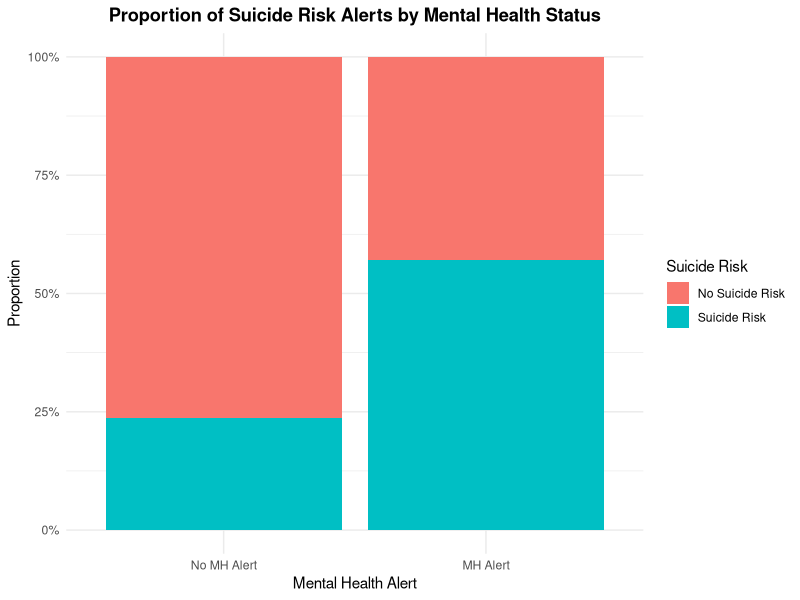

Write R code to recreate this figure. (Note: this script raises an error after producing the figure.)
library(tidyverse)
library(lubridate)
library(dplyr)
library(ggplot2)



seg = read.csv("solgen-individuals-in-seg-2018.csv")

seg = seg %>% rename(Seg_length = Segregation.placement.length..in.days.) %>% 
  rename(Reason = Primary.reason.for.segregation)
# Graph 1
mental_suicide = seg %>% group_by(Mental.health.alert, Suicide.risk.alert) %>%
  summarise(count = n(), .groups = "drop") %>%
  group_by(Mental.health.alert) %>% mutate(percentage = count/sum(count) * 100)

ggplot(mental_suicide, aes(x = factor(Mental.health.alert, labels = c("No MH Alert", "MH Alert")), 
                           y = percentage, 
                           fill = factor(Suicide.risk.alert, labels = c("No Suicide Risk", "Suicide Risk")))) +
  geom_bar(stat = "identity", position = "fill") +
  labs(title = "Proportion of Suicide Risk Alerts by Mental Health Status",
       x = "Mental Health Alert", 
       y = "Proportion",
       fill = "Suicide Risk") +
  scale_y_continuous(labels = scales::percent) +
  theme_minimal() +
  theme(plot.title = element_text(hjust = 0.5, face = "bold"))




# Graph 2
getting_outliers = function(seg_length){
  Q1 = quantile(seg_length, 0.25, na.rm = TRUE)
  Q3 = quantile(seg_length, 0.75, na.rm = TRUE)
  IQR = Q3 - Q1
  lower_bound = Q1 - 1.5 * IQR
  upper_bound = Q3 + 1.5 * IQR
  outliers = seg_length[seg_length > upper_bound | seg_length < lower_bound]
  return(list(outliers = outliers, upper_bound = upper_bound))
  
}

seg_no_risk = seg$Seg_length[seg$Suicide.risk.alert == "No"]
seg_yes_risk = seg$Seg_length[seg$Suicide.risk.alert == "Yes"]

outlier_no = calculate_outliers(seg_no_risk)
outlier_yes = calculate_outliers(seg_yes_risk)


outlier_table = data.frame(
  Suicide_Risk = c("No", "Yes"),
  Total_N = c(length(seg_no_risk), length(seg_yes_risk)),
  Outlier_Count = c(length(outlier_no$outliers), length(outlier_yes$outliers)),
  Outlier_Percent = c(round(length(outlier_no$outliers) / length(seg_no_risk) * 100, 1),
                      round(length(outlier_yes$outliers) / length(seg_yes_risk) * 100, 1)),
  Outlier_Range = c(paste(round(min(outlier_no$outliers), 1), "-", round(max(outlier_no$outliers), 1)),
                    paste(round(min(outlier_yes$outliers), 1), "-", round(max(outlier_yes$outliers), 1)))
)







ggplot(seg, aes(x = factor(Suicide.risk.alert, labels = c("No", "Yes")), 
                          y = Seg_length)) +
  geom_boxplot(fill = c("lightblue", "salmon"), outlier.shape = NA) +
  coord_cartesian(ylim = c(0, quantile(seg$Seg_length, 0.95))) +
  labs(title = "Segregation Placement Length by Suicide Risk Status",
       x = "Suicide Risk Alert", 
       y = "Days in Segregation") +
  theme_minimal() +
  theme(plot.title = element_text(hjust = 0.5, face = "bold"))

# Graph 3
gender_suicide = seg %>% group_by(Gender, Suicide.risk.alert) %>%
  summarise(count = n(), .groups = "drop") %>%
  group_by(Gender) %>% mutate(percentage = count / sum(count) * 100)

ggplot(gender_suicide, aes(x = factor(Gender, labels = c("Female", "Male")), 
                           y = percentage, 
                           fill = factor(Suicide.risk.alert, labels = c("No", "Yes")))) +
  geom_bar(stat = "identity", position = "fill") +
  labs(title = "Proportion of Suicide Risk Alerts by Gender",
       x = "Gender", 
       y = "Proportion",
       fill = "Suicide Risk") +
  scale_y_continuous(labels = scales::percent) +
  theme_minimal() +
  theme(plot.title = element_text(hjust = 0.5, face = "bold"))

# Graph 4

race_suicide = seg %>% group_by(Race.group, Suicide.risk.alert) %>%
  summarise(count = n(), .groups = "drop") %>% group_by(Race.group) %>%
  mutate(percentage = count / sum(count) * 100)

ggplot(race_suicide, aes(x = Race.group, 
                         y = percentage, 
                         fill = factor(Suicide.risk.alert, labels = c("No", "Yes")))) +
  geom_bar(stat = "identity", position = "stack") +
  labs(title = "Distribution of Suicide Risk Alerts by Race",
       x = "Race Group", 
       y = "Count",
       fill = "Suicide Risk") +
  coord_flip() +
  theme_minimal() +
  theme(plot.title = element_text(hjust = 0.5, face = "bold"))
